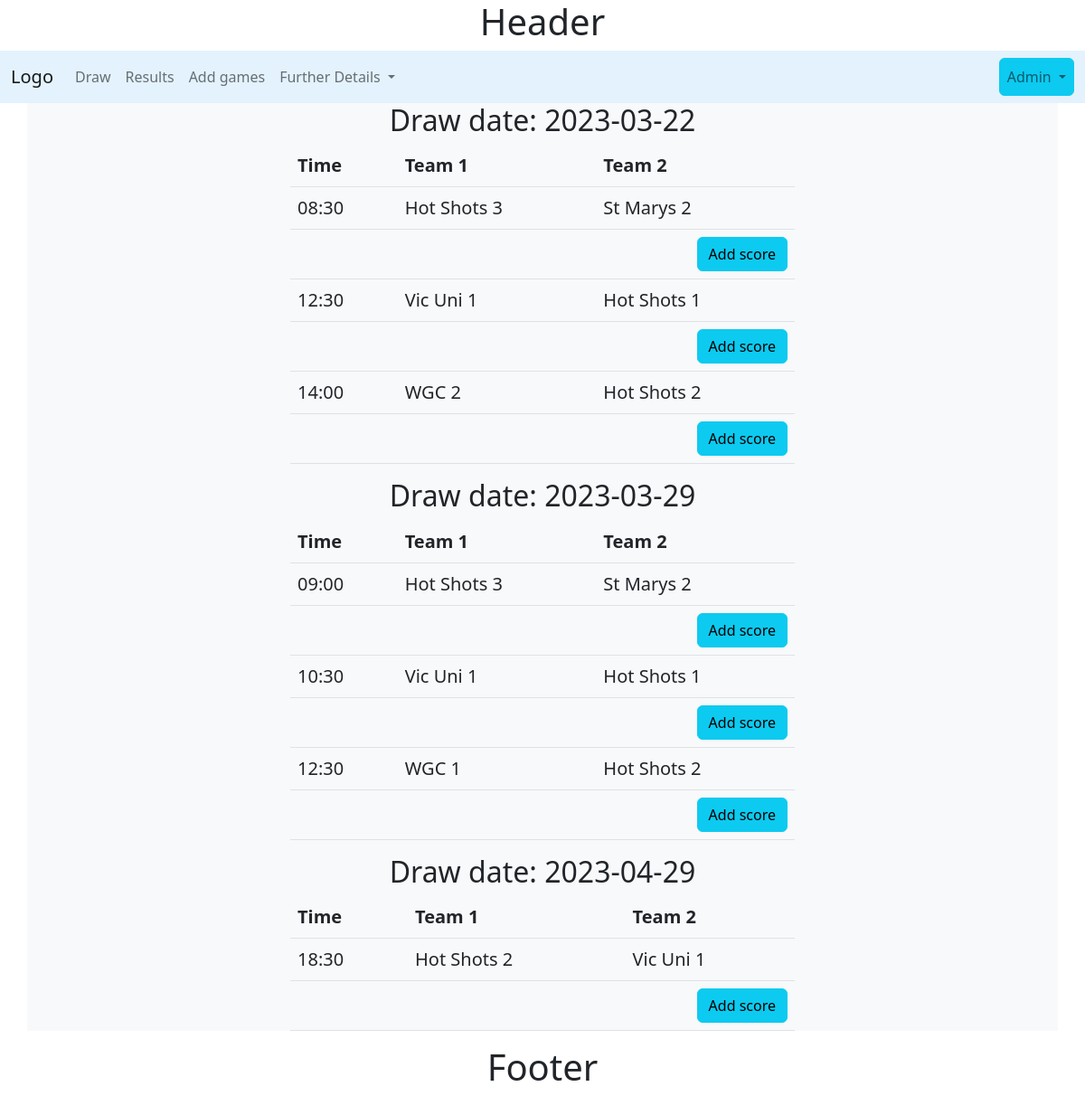
Before: / with the older database file.
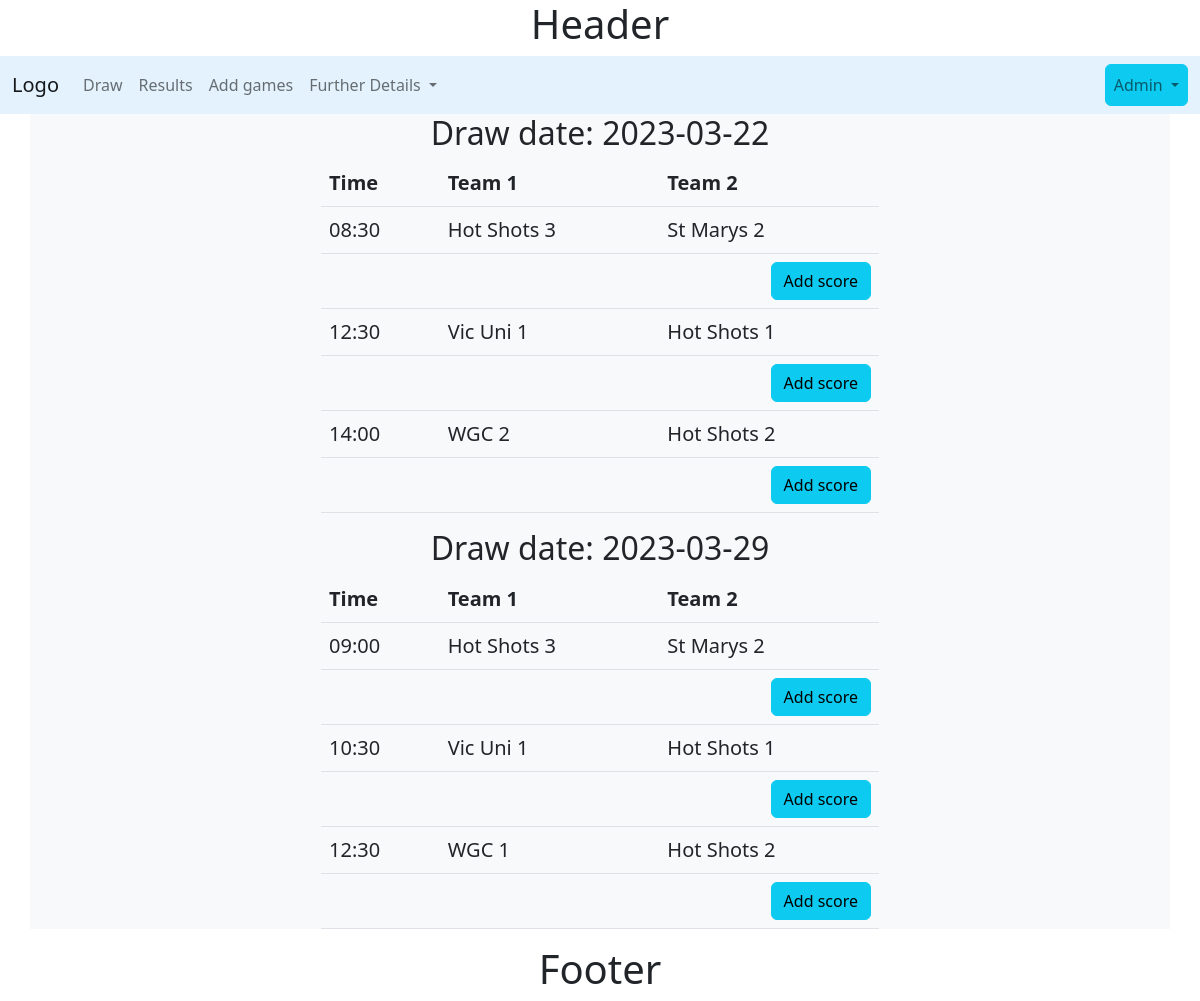
After: the same page with the newer database file.
### tables this page shows
CREATE TABLE draw
(
    draw_id   integer primary key autoincrement,
    draw_date date    not null,
    team_1    integer not null,
    score_1   integer,
    team_2    integer not null,
    score_2   integer,
    foreign key (team_1) references team (team_id),
    foreign key (team_2) references team (team_id),
    unique(draw_date,team_1,team_2)
);

CREATE TABLE team(
    team_id integer primary key autoincrement ,
    team_name text not null unique
);

### server.py (the view)
@app.route('/')
def index():
    sql = """ select d.draw_id as "game_id",
    strftime('%Y-%m-%d ', d.draw_date) as "Date",
    strftime('%H:%M', d.draw_date) as "Time",
    b.team_name as "team_1",
    c.team_name as "team_2"
    from draw d
    join team b on  d.team_1 = b.team_id
    join team c on  d.team_2 = c.team_id """
    draw = run_search_query_tuples(sql, (), db_path, True)
    return render_template("netball.html", games=draw)

### db_functions.py (called while the page is built)
def run_search_query_tuples(sql_query,values_tuple, file_path, rowfactory=False):
    result = None
    try:
        db = sqlite3.connect(file_path)
        if rowfactory:
            db.row_factory = sqlite3.Row
        cursor = db.cursor()
        cursor.execute(sql_query,values_tuple)
        result = cursor.fetchall()
        cursor.close()
    except sqlite3.Error as error:
        print("Error running search query tuples: {}".format(error))
        return None
    db.close()
    if result is None:
        print("No search values were found")
    return result

### templates/netball.html
{% extends "layout.html" %}
{% block content %}
<div class="container bg-light">
{% set ns=namespace(drawdate = "") %}
{% for row in games %}
    {% if loop.index0 == 0 %}
        {% set ns.drawdate=row['Date'] %}
        <h2 class="text-center"> Draw date: {{ns.drawdate}}</h2>
        <table class="table w-50 mx-auto">
        <thead>
        <tr><th>Time</th><th>Team 1</th><th>Team 2</th></tr>
        </thead>
    {% endif %}
    {% if ns.drawdate != row['Date'] %}
        {% set ns.drawdate=row['Date'] %}
        </table>
        <h2 class="text-center">Draw date: {{ns.drawdate}}</h2>
        <table class="table w-50 mx-auto">
        <thead>
        <tr><th>Time</th><th>Team 1</th><th>Team 2</th></tr>
        </thead>
    {% endif %}
    <tr><td>{{ row['Time'] }}</td><td> {{ row['team_1'] }}</td><td>{{ row['team_2'] }}</td></tr>
     <tr><td colspan="4" class="text-end"><a class="btn btn-info" href="{{ url_for('addscore' , id=row['game_id'] ) }}" role="button">Add score</a></td> </tr>
{% endfor %}
</table>
    </div>
{% endblock %}

Changed rows visible on the page:
removed draw: drawdate "2023-04-29", Time "18:30", team_1 "Hot Shots 2", team_2 "Vic Uni 1"
